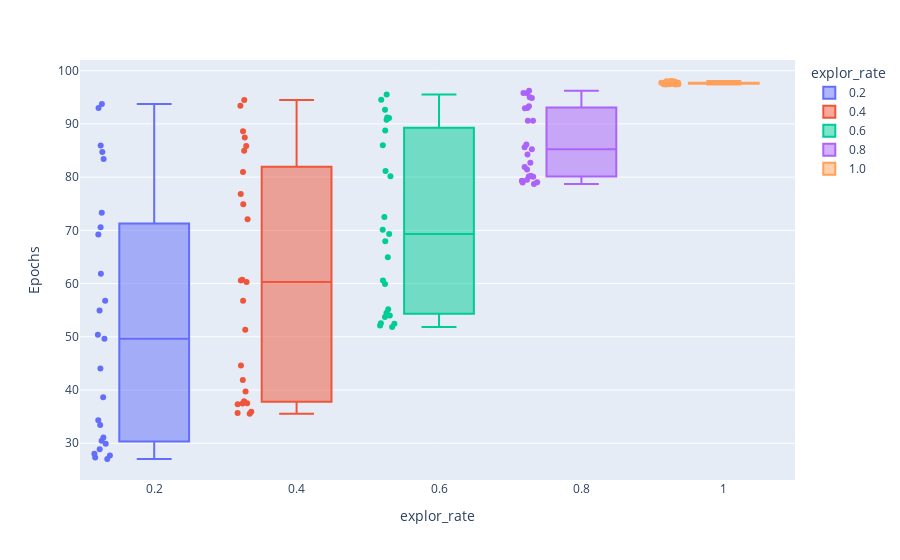

Notebook source saved alongside this figure:
### Code cell
fig = px.box(create_frame(df), y="Epochs", x='explor_rate',color="explor_rate",
             boxmode="overlay", points='all')
fig.show()

### Figure 1 — Plotly figure (JSON) as saved in the notebook; plotly's stock layout.template omitted (floating-point values rounded to 4 significant figures)
{"data": [{"alignmentgroup": "True", "boxpoints": "all", "hovertemplate": "explor_rate=%{x}<br>Epochs=%{y}<extra></extra>", "legendgroup": "0.2", "marker": {"color": "#636efa"}, "name": "0.2", "notched": false, "offsetgroup": "0.2", "orientation": "v", "showlegend": true, "type": "box", "x": [0.2, 0.2, 0.2, 0.2, 0.2, 0.2, 0.2, 0.2, 0.2, 0.2, 0.2, 0.2, 0.2, 0.2, 0.2, 0.2, 0.2, 0.2, 0.2, 0.2, 0.2, 0.2, 0.2, 0.2, 0.2], "x0": " ", "xaxis": "x", "y": [73.33, 44.03, 56.76, 49.65, 54.96, 70.6, 61.85, 33.43, 31.1, 30.46, 85.97, 69.2, 34.31, 27.3, 27.04, 93.01, 83.41, 38.66, 27.69, 28.01, 93.76, 84.72, 50.39, 29.9, 28.88], "y0": " ", "yaxis": "y"}, {"alignmentgroup": "True", "boxpoints": "all", "hovertemplate": "explor_rate=%{x}<br>Epochs=%{y}<extra></extra>", "legendgroup": "0.4", "marker": {"color": "#EF553B"}, "name": "0.4", "notched": false, "offsetgroup": "0.4", "orientation": "v", "showlegend": true, "type": "box", "x": [0.4, 0.4, 0.4, 0.4, 0.4, 0.4, 0.4, 0.4, 0.4, 0.4, 0.4, 0.4, 0.4, 0.4, 0.4, 0.4, 0.4, 0.4, 0.4, 0.4, 0.4, 0.4, 0.4, 0.4, 0.4], "x0": " ", "xaxis": "x", "y": [76.82, 72.07, 56.79, 60.28, 60.59, 84.96, 74.91, 41.89, 37.34, 37.91, 88.61, 80.95, 44.63, 35.56, 35.69, 93.4, 85.87, 51.33, 37.46, 35.92, 94.51, 87.43, 60.74, 39.72, 37.5], "y0": " ", "yaxis": "y"}, {"alignmentgroup": "True", "boxpoints": "all", "hovertemplate": "explor_rate=%{x}<br>Epochs=%{y}<extra></extra>", "legendgroup": "0.6", "marker": {"color": "#00cc96"}, "name": "0.6", "notched": false, "offsetgroup": "0.6", "orientation": "v", "showlegend": true, "type": "box", "x": [0.6, 0.6, 0.6, 0.6, 0.6, 0.6, 0.6, 0.6, 0.6, 0.6, 0.6, 0.6, 0.6, 0.6, 0.6, 0.6, 0.6, 0.6, 0.6, 0.6, 0.6, 0.6, 0.6, 0.6, 0.6], "x0": " ", "xaxis": "x", "y": [91.23, 80.15, 67.94, 69.31, 70.11, 91.1, 81.15, 60.58, 54.47, 53.99, 92.66, 85.98, 59.92, 52.55, 52.47, 94.53, 88.77, 64.97, 52.14, 51.82, 95.53, 90.8, 72.52, 55.17, 53.72], "y0": " ", "yaxis": "y"}, {"alignmentgroup": "True", "boxpoints": "all", "hovertemplate": "explor_rate=%{x}<br>Epochs=%{y}<extra></extra>", "legendgroup": "0.8", "marker": {"color": "#ab63fa"}, "name": "0.8", "notched": false, "offsetgroup": "0.8", "orientation": "v", "showlegend": true, "type": "box", "x": [0.8, 0.8, 0.8, 0.8, 0.8, 0.8, 0.8, 0.8, 0.8, 0.8, 0.8, 0.8, 0.8, 0.8, 0.8, 0.8, 0.8, 0.8, 0.8, 0.8, 0.8, 0.8, 0.8, 0.8, 0.8], "x0": " ", "xaxis": "x", "y": [95.01, 90.61, 86.14, 84.26, 85.6, 94.86, 90.58, 81.42, 80.06, 80.27, 95.83, 92.93, 81.92, 79.51, 79.33, 95.78, 93.01, 82.7, 79.01, 78.71, 96.25, 93.31, 85.23, 80.14, 79.03], "y0": " ", "yaxis": "y"}, {"alignmentgroup": "True", "boxpoints": "all", "hovertemplate": "explor_rate=%{x}<br>Epochs=%{y}<extra></extra>", "legendgroup": "1.0", "marker": {"color": "#FFA15A"}, "name": "1.0", "notched": false, "offsetgroup": "1.0", "orientation": "v", "showlegend": true, "type": "box", "x": [1, 1, 1, 1, 1, 1, 1, 1, 1, 1, 1, 1, 1, 1, 1, 1, 1, 1, 1, 1, 1, 1, 1, 1, 1], "x0": " ", "xaxis": "x", "y": [97.58, 97.46, 97.44, 97.75, 98.03, 97.72, 97.56, 97.62, 97.75, 97.57, 98.0, 98.07, 97.79, 97.39, 97.73, 97.97, 97.69, 97.74, 97.75, 97.55, 98.02, 97.55, 97.43, 97.42, 97.71], "y0": " ", "yaxis": "y"}], "layout": {"boxmode": "overlay", "legend": {"title": {"text": "explor_rate"}, "tracegroupgap": 0}, "margin": {"t": 60}, "xaxis": {"anchor": "y", "categoryarray": [0.2, 0.4, 0.6, 0.8, 1], "categoryorder": "array", "domain": [0, 1], "title": {"text": "explor_rate"}}, "yaxis": {"anchor": "x", "domain": [0, 1], "title": {"text": "Epochs"}}}}
